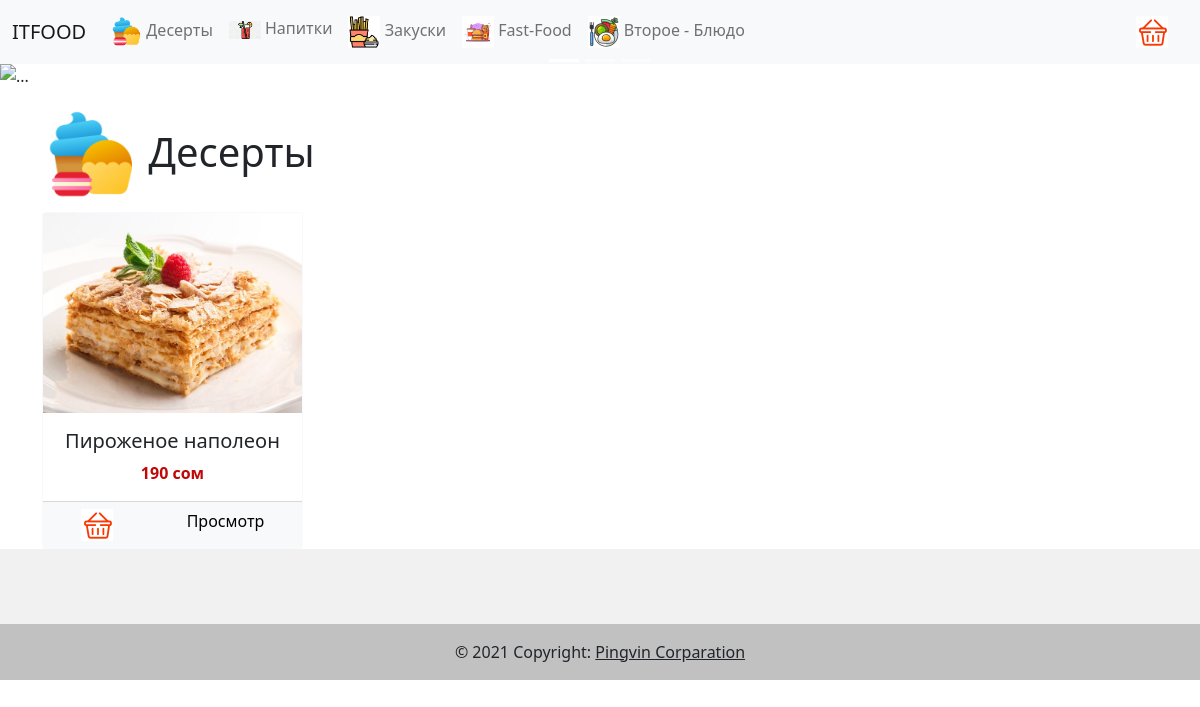
The page /eda/category/1 on the database its author committed.
### appfood/models.py (models this page shows, shortened)
class FoodCategory(models.Model):
    name = models.CharField(max_length=255)
    image = models.ImageField(
        upload_to='foot_categoty/images'
    )
    desc = models.TextField()
    class Meta:
        db_table = 'foods_categories'

class Food(models.Model):
    name = models.CharField(max_length=255)
    image = models.ImageField(
        upload_to='foot_categoty/images'
    )
    desc = models.TextField()
    food_category = models.ForeignKey(
        FoodCategory,
        db_column='food_category_id', on_delete=CASCADE
    )
    food_cost = models.DecimalField(max_digits=9, decimal_places=4)
    sale_price = models.DecimalField(max_digits=9, decimal_places=4)
    makrup = models.FloatField()
    class Meta:
        db_table = 'foods'

### appfood/views.py (the view)
def get_foods_by_category(request, category_id):
    foods = Food.objects.all().filter(food_category_id = category_id)
    category = FoodCategory.objects.get(id=category_id)
    foodCategories = FoodCategory.objects.all()
    return render(request,
        'foods_by_category.html',
        {
            'foods': foods,
            'category': category,
            'foodCategories': foodCategories
        }
    )

### appfood/templates/foods_by_category.html
{% extends 'main-layout.html' %}
{% block content %}
    <div class="container">
        <h1>
            <img src="{{ category.image.url }}"
                style="width: 96px;">
            {{ category.name }}
        </h1>
        <div class="row row-cols-1 row-cols-md-4 g-4">
            {% include 'components/foods_list.html' %}
        </div>
    </div>
{% endblock %}

### appfood/templates/main-layout.html (shortened to what this page needs)
<!DOCTYPE html>
<html lang="en">
<head>
    <link rel="stylesheet" href="/static/bootstrap/css/bootstrap.css">
    <link rel="stylesheet" href="/static/css/mystyle.css">
</head>
<body>
    {% include 'header.html' %}
    <div class="slider" style="margin-bottom: 20px;">
        {% include 'slider.html' %}
    </div>
    <div class="app">
        {% block content %}{% endblock %}
    </div>
    {% include 'footer.html' %}
</body>
</html>

### appfood/templates/header.html (shortened to what this page needs)
<nav class="navbar navbar-expand-lg navbar-light bg-light">
    <div class="container-fluid">
      <a class="navbar-brand" href="/">ITFOOD</a>
      <div class="collapse navbar-collapse">
        <ul class="navbar-nav">
          {% for foodCategory in foodCategories %}
          <li class="nav-item">
            <a class="nav-link" href="/eda/category/{{foodCategory.id }}">
               <img src="{{ foodCategory.image.url }}" width='32'>
              {{ foodCategory.name }}
            </a>
          </li>
          {% endfor %}
        </ul>
      </div>
      <div class="d-flex">
        <a href="/eda/card/view" class="mr-4">
          <img src="/static/images/basket.jpg" width="32">
        </a>
      </div>
    </div>
  </nav>

### appfood/templates/slider.html (shortened to what this page needs)
<div id="carouselExampleIndicators" class="carousel slide" data-bs-ride="carousel">
    <div class="carousel-indicators">
      <button type="button" data-bs-target="#carouselExampleIndicators" data-bs-slide-to="0" class="active" aria-current="true" aria-label="Slide 1"></button>
      <button type="button" data-bs-target="#carouselExampleIndicators" data-bs-slide-to="1" aria-label="Slide 2"></button>
      <button type="button" data-bs-target="#carouselExampleIndicators" data-bs-slide-to="2" aria-label="Slide 3"></button>
    </div>
    <div class="carousel-inner">
      <div class="carousel-item active">
        <img src="/static/images/slider_1.jpeg" class="d-block w-100" alt="...">
      </div>
    </div>
    <button class="carousel-control-prev" type="button" data-bs-target="#carouselExampleIndicators" data-bs-slide="prev">
      <span class="carousel-control-prev-icon" aria-hidden="true"></span>
    </button>
    <button class="carousel-control-next" type="button" data-bs-target="#carouselExampleIndicators" data-bs-slide="next">
      <span class="carousel-control-next-icon" aria-hidden="true"></span>
    </button>
  </div>

### appfood/templates/components/foods_list.html
{% for food in foods %}
    <div class="col">
        <div class="card border-light h-100 w-100 text-center">
            <img src="{{food.image.url}}"
                class="card-img-top"
                style="height: 200px;"
            >
            <div class="card-body">
                <h5 class="card-title text-center">
                    {{ food.name }}
                </h5>
                <p class="card-text">
                    <span class="food-sale-price">
                        {{ food.sale_price|floatformat }} сом
                    </span>
                </p>
            </div>
            <div class="card-footer dish-card-footer d-grid gap-2">
                <div class="btn-group">
                    <a href="/eda/card/add/{{food.id}}" class="btn btn-light">
                        <img src="/static/images/basket.jpg" width="32">
                    </a>
                    <a href="/eda/detail/{{food.id}}" class="btn btn-light">
                        Просмотр
                    </a>
                </div>
            </div>
        </div>
    </div>
{% endfor %}

### appfood/templates/footer.html (shortened to what this page needs)
<footer class="text-center text-white" style="background-color: #f1f1f1;">
    <div class="container pt-4">
      <section class="mb-4">
        <a
          class="btn btn-link btn-floating btn-lg text-dark m-1"
          href="#!"
          role="button"
          data-mdb-ripple-color="dark"
          ></a>
        <a
          class="btn btn-link btn-floating btn-lg text-dark m-1"
          href="#!"
          role="button"
          data-mdb-ripple-color="dark"
          ></a>
        <a
          class="btn btn-link btn-floating btn-lg text-dark m-1"
          href="#!"
          role="button"
          data-mdb-ripple-color="dark"
          ></a>
        <a
          class="btn btn-link btn-floating btn-lg text-dark m-1"
          href="#!"
          role="button"
          data-mdb-ripple-color="dark"
          ></a>
        <a
          class="btn btn-link btn-floating btn-lg text-dark m-1"
          href="#!"
          role="button"
          data-mdb-ripple-color="dark"
          ></a>
        <a
          class="btn btn-link btn-floating btn-lg text-dark m-1"
          href="#!"
          role="button"
          data-mdb-ripple-color="dark"
          ></a>
      </section>
    </div>
    <div class="text-center text-dark p-3" style="background-color: rgba(0, 0, 0, 0.2);">
      © 2021 Copyright:
      <a class="text-dark" href="https://mdbootstrap.com/">Pingvin Corparation</a>
    </div>
  </footer>

### appfood/static/css/mystyle.css (style rules this page uses)
.food-sale-price { color: rgb(192, 8, 8); font-weight: bolder; }
.dish-card-footer { padding: 0 !important; }
.mr-4 { margin-right: 20px; }

### rows shown on the page
FoodCategory: image (picture), name "Десерты"
FoodCategory: image (picture), name "Напитки"
FoodCategory: image (picture), name "Закуски"
FoodCategory: image (picture), name "Fast-Food"
FoodCategory: image (picture), name "Второе - Блюдо"
Food: image (picture), name "Пироженое наполеон", sale_price "190"
